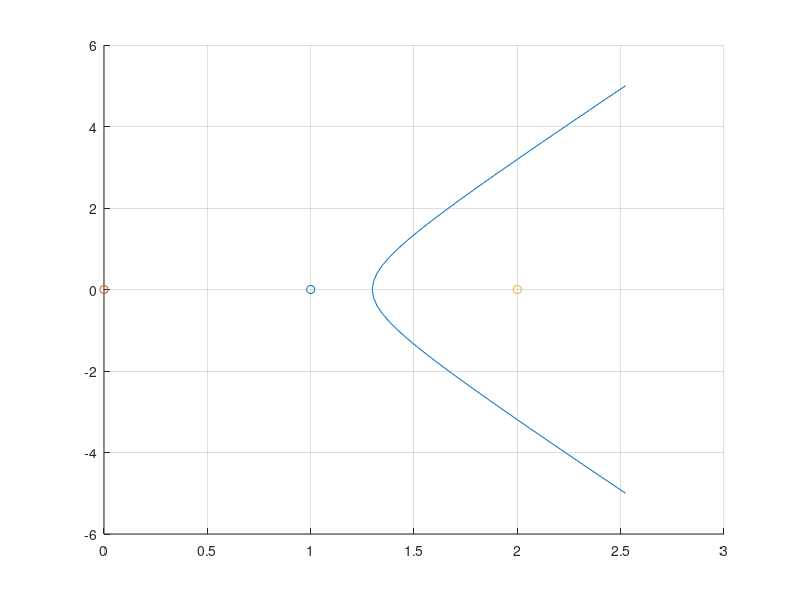
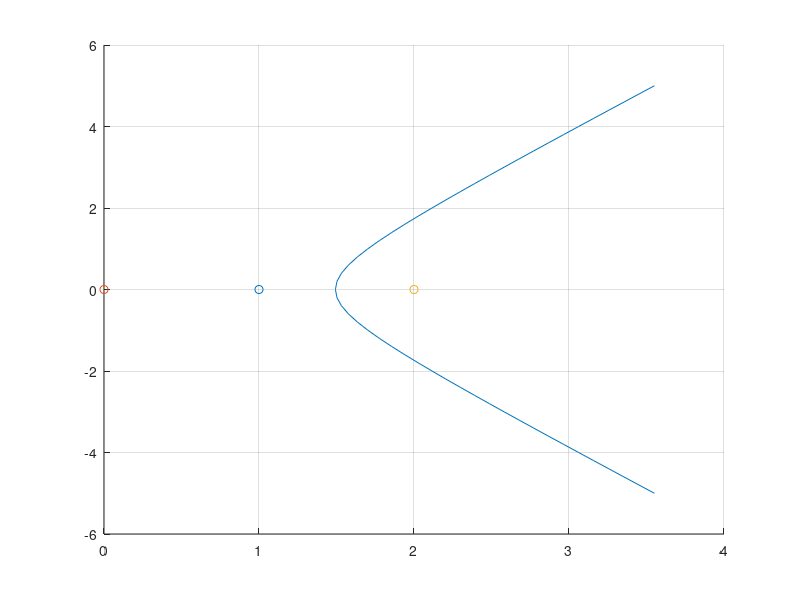
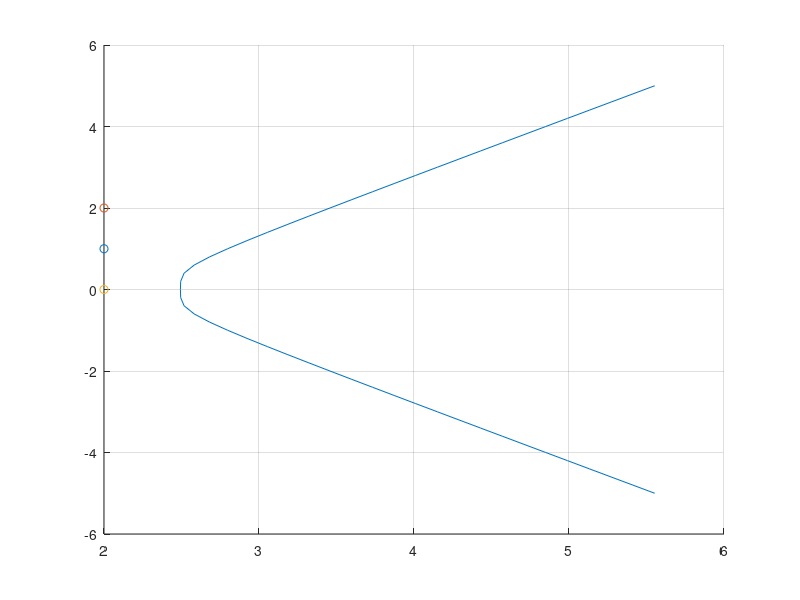
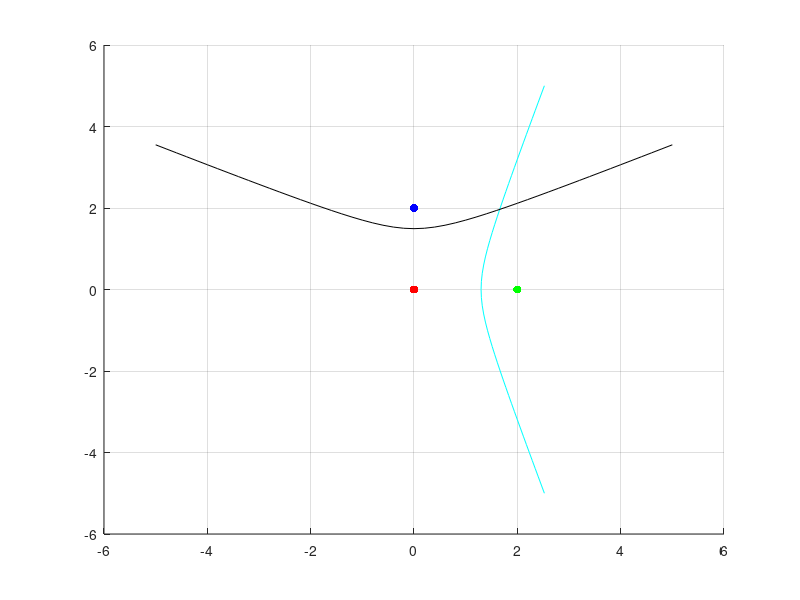

Here is the MATLAB script that generated these plots, in order: (Note: this script raises an error after producing the figures.)
clear all
close all

%12
F1x=0;
F1y=0;
F2x=2;
F2y=0;
c12=(F2x-F1x)/2;
x012=(F1x+F2x)/2;
y012=(F1y+F2y)/2;
timedelay12=1.2*10^-4;
deltad1d2=1482*timedelay12;
k12=deltad1d2;
a12=k12/2;
b12=sqrt((c12^2)-(a12^2));
y=-5:0.2:5;
xminusx0to212=(a12+(a12*(y.^2))/b12);
x12=sqrt(xminusx0to212)+x012;
figure
scatter(x012,y012)
hold on
scatter(F1x,F1y)
hold on
scatter(F2x,F2y)
hold on
plot(x12,y)
grid on

%14
F4x=2;
F4y=0;
c14=(F4x-F1x)/2;
x014=(F1x+F4x)/2;
y014=(F1y+F4y)/2;
timedelay14=3.28*10^-4;
deltad1d4=1482*timedelay14;
k14=deltad1d4;
a14=k14/2;
b14=sqrt((c14^2)-(a14^2));
y=-5:0.2:5;
% x=sqrt((a+(a*((y-y0).^2))/b));
xminusx0to2_14=(a14+(a14*(y.^2))/b14);
x14=sqrt(xminusx0to2_14)+x014;
figure
scatter(x014,y014)
hold on
scatter(F1x,F1y)
hold on
scatter(F4x,F4y)
hold on
plot(x14,y)
grid on

%14
F3x=2;
F3y=2;
c43=(F3x-F4x)/2;
x043=(F3x+F4x)/2;
y043=(F3y+F4y)/2;
timedelay43=3.28*10^-4;
deltad4d3=1482*timedelay43;
k43=deltad4d3;
a43=k43/2;
b43=sqrt((c43^2)-(a43^2));
y=-5:0.2:5;
% x=sqrt((a+(a*((y-y0).^2))/b));
xminusx0to2_43=(a43+(a43*(y.^2))/b43);
x43=sqrt(xminusx0to2_43)+x043;
figure
scatter(x043,y043)
hold on
scatter(F3x,F3y)
hold on
scatter(F4x,F4y)
hold on
plot(x43,y)
grid on

H1x=F1x;
H1y=F1y;
H2x=F2x;
H2y=F2y;
Para12x=x12;
Para12y=y;
H4x=F4y;
H4y=F4x;
Para14x=y;
Para14y=x14;
figure
scatter(H1x,H1y,'r','filled')
hold on
scatter(H2x,H2y,'g','filled')
hold on
scatter(H4x,H4y,'b','filled')
hold on
plot(Para12x,Para12y,'c')
hold on
plot(Para14x,Para14y,'k')
grid on


di
